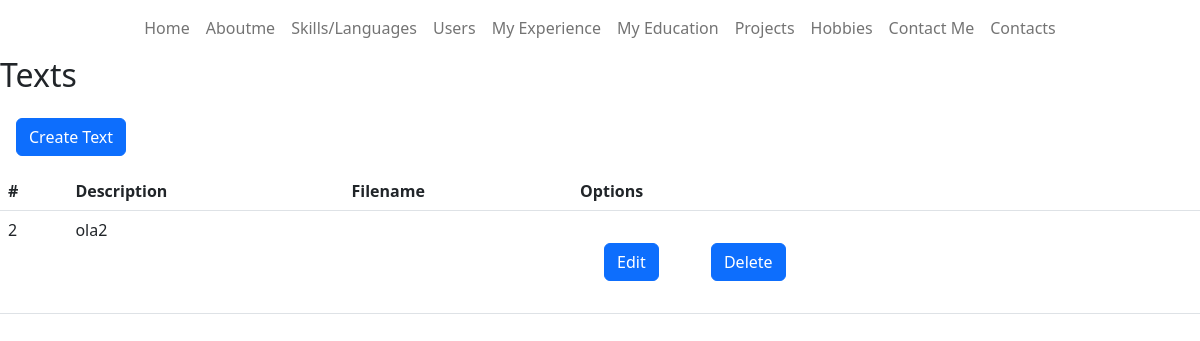
/CMS/pages/about/read.php, run on an earlier commit of the app's database.
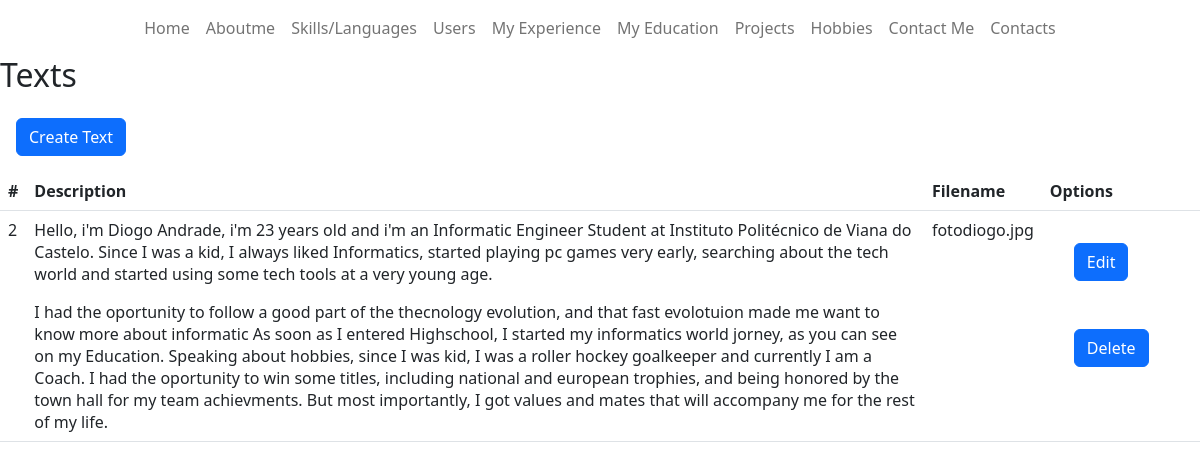
And on a later commit of the database.
### tables this page shows
CREATE TABLE `aboutme` (
  `id` int(11) NOT NULL,
  `description` varchar(5000) NOT NULL,
  `filename` varchar(50) DEFAULT NULL
);

### CMS/pages/about/read.php (the view, shortened to what this page needs)
<?php
$pdo = pdo_connect_mysql();
$page = isset($_GET['page']) && is_numeric($_GET['page']) ? (int)$_GET['page'] : 1;
$records_per_page = 20;
$stmt = $pdo->prepare('SELECT * FROM aboutme ORDER BY id LIMIT :current_page, :record_per_page');
$stmt->bindValue(':current_page', ($page-1)*$records_per_page, PDO::PARAM_INT);
$stmt->bindValue(':record_per_page', $records_per_page, PDO::PARAM_INT);
$stmt->execute();
$texts = $stmt->fetchAll(PDO::FETCH_ASSOC);
?>
<div class="content read">
<?php
require_once "../../navbars/navbaradmin.php";
?>
	<h2>Texts</h2>
    <button onclick="window.location.href='./create.php'" class="create-text btn btn-primary m-3">Create Text</button>
	<table class="table">
        <thead>
            <tr>
                <th>#</th>
                <th>Description</th>
                <th>Filename</th>
                <th>Options</th>
            </tr>
        </thead>
        <tbody>
            <?php foreach ($texts as $text): ?>
            <tr>
                <td><?=$text['id']?></td>
                <td><?=$text['description']?></td>
                <td><?=$text['filename']?></td>
                <td class="actions">
                <?php echo "<a href=\"update.php?id={$text['id']}\" class=\"edit\"><button type='button' class='btn btn-primary m-4'>Edit</button></a>"?>
                <?php echo "<a href=\"delete.php?id={$text['id']}\" class=\"trash\"><button type='button' class='btn btn-primary m-4'>Delete</button> </a>"?>
                </td>
            </tr>
            <?php endforeach; ?>
        </tbody>
    </table>
</div>

What changed in the data, as far as the page shows it:
changed aboutme id 2: description "ola2" → "Hello, i'm Diogo Andrade, i'm 23 years old and i'm an Informatic Engineer Student at Instituto Politécnico de Viana do Castelo. Since I was a kid, I always liked Informatics, started playing pc games very early, searching about the tech world and started using some tech tools at a very young age. I had the oportunity to follow a good part of the thecnology evolution, and that fast evolotuion made me want to know more about informatic As soon as I entered Highschool, I started my informatics world jorney, as you can see on my Education. Speaking about hobbies, since I was kid, I was a roller hockey goalkeeper and currently I am a Coach. I had the oportunity to win some titles, including…"; filename (not shown) → "fotodiogo.jpg"
